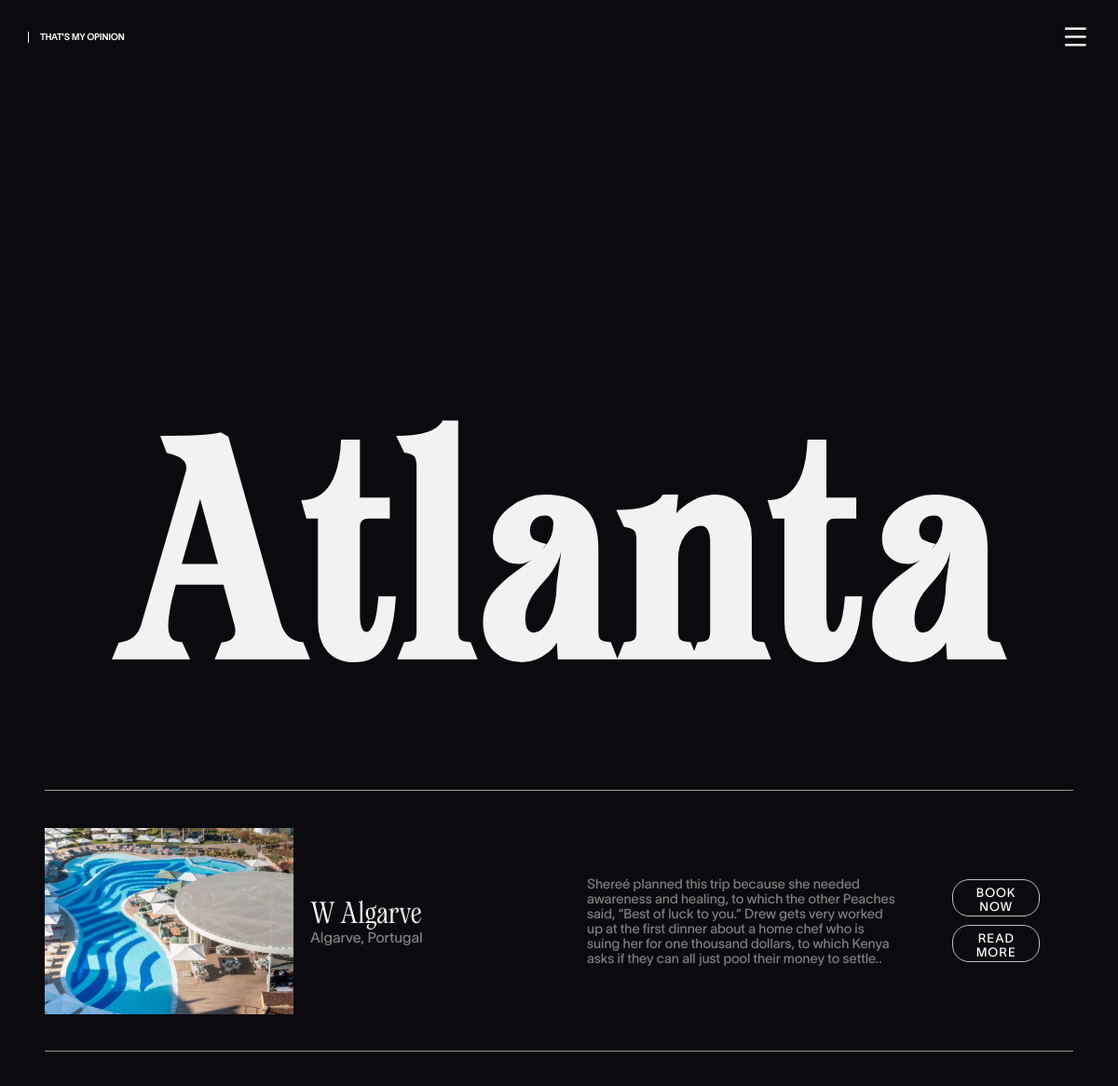
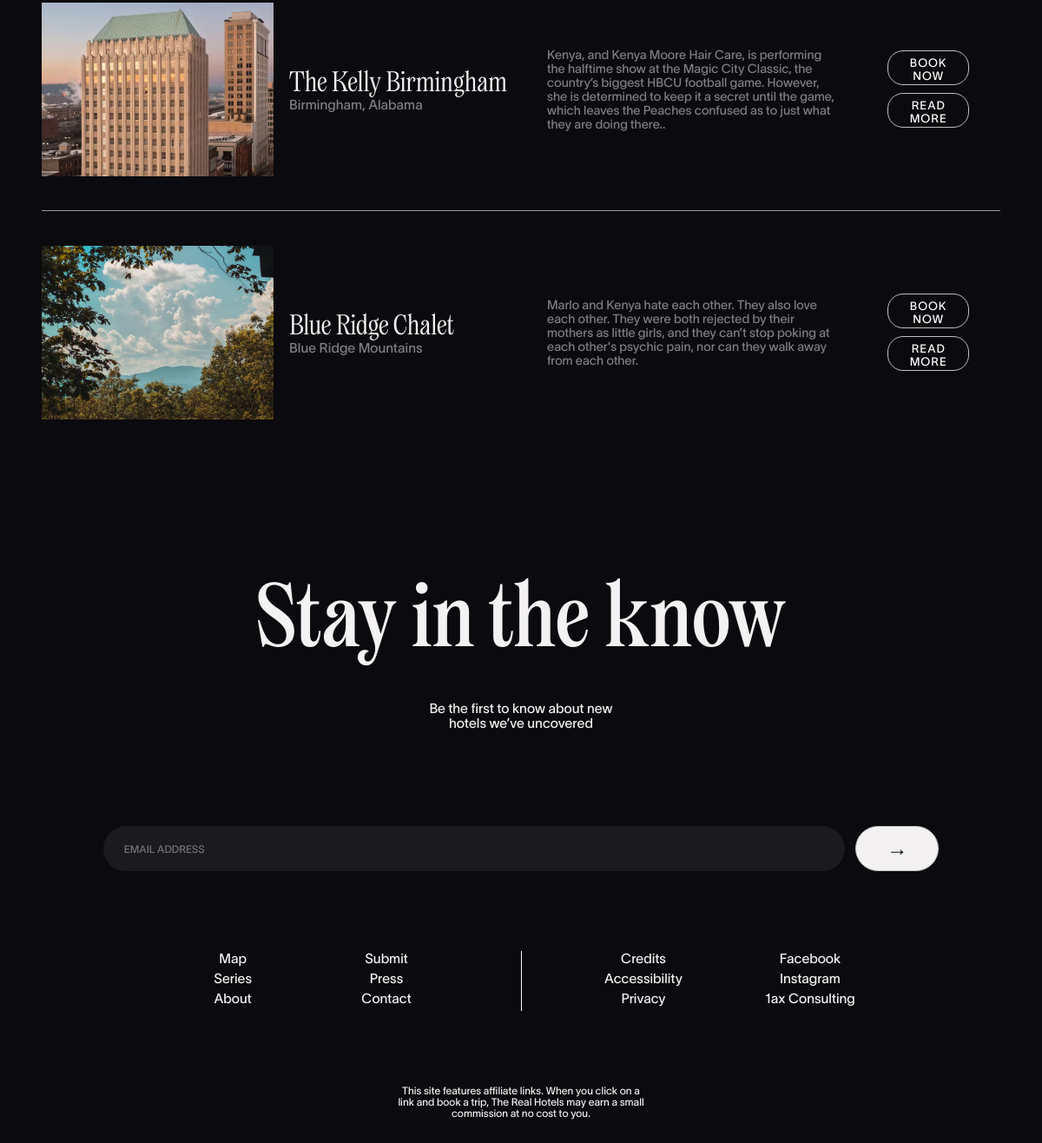
The app's page /html/Atlanta.php?cityId=300 with its own data (2 pictures, top to bottom).
### tables this page shows
CREATE TABLE `create_intern_package` (
  `CIPackage_Id` int(50) NOT NULL,
  `Package_Name` varchar(100) NOT NULL,
  `Package_Type` varchar(50) NOT NULL,
  `Package_Location` varchar(100) NOT NULL,
  `Price` varchar(50) NOT NULL,
  `Package_Feature` varchar(300) NOT NULL,
  `Phone` varchar(20) NOT NULL,
  `Package_Image` varchar(100) NOT NULL,
  `City` varchar(50) NOT NULL,
  `Package_Details` varchar(300) NOT NULL
);

### html/Atlanta.php (the view, shortened to what this page needs)
<?php
include("../config/connection.php");
 $City_Id = $_GET['cityId'];
$sql = "select * from city where City_Id = $City_Id";
$result = $conn->query($sql);
$row = mysqli_fetch_assoc($result);
$City_Name = $row['City_Name'];
$queryfordata = mysqli_query($conn, "select * from create_intern_package where City ='$City_Name'");
?>
<!DOCTYPE html>
<html lang="en">
<head>
    <link rel="stylesheet"href="https://cdn.jsdelivr.net/npm/locomotive-scroll@3.5.4/dist/locomotive-scroll.css" />
    <link rel="stylesheet" href="../css/new-york.css" />
    <link href="https://cdn.jsdelivr.net/npm/remixicon@4.3.0/fonts/remixicon.css" rel="stylesheet"/>
</head>
<body>
    <div class="main">
    <div class="page1">
            <div class="nav">
                    <div class="nav-part1">
                        <h5>That's my opinion</h5>
                    </div>
                    <i class="ri-menu-line open"></i>
                </div>
                 <div class="header">
                    <h1 >Atlanta</h1>
                 </div>
            </div>
        <div class="page2">
         <?php
        if (mysqli_num_rows($queryfordata) > 0) {
                    while ($rowdata = mysqli_fetch_assoc($queryfordata)) {
           ?>
            <div class="booking">
                <div class="booking1">
                    <div class="book-part1">
                        <img src="<?php echo $rowdata['Package_Image']; ?>" alt="">
                    </div>
                    <div class="book-part2">
                        <h2><?php echo $rowdata['Package_Name'] ?></h2>
                        <h4><?php echo $rowdata['Package_Location'] ?></h4>
                    </div>
                </div>
                <div class="booking2">
                    <div class="book-part3">
                        <h5><?php echo $rowdata['Package_Feature'] ?></h5>
                    </div>
                    <div class="book-part4"  >
                   <button> <a href="../International_book/book_form.php ?Id=<?php echo $rowdata['CIPackage_Id'] ?>">Book now</a></button>
                   <button> <a href="./read_more.php ?Intern_Id=<?php echo $rowdata['CIPackage_Id'] ?>">read more</a></button>
                    </div>
                </div>
            </div>
            <?php
                    }
                 }
            ?>
        </div>
        <div class="lastPage1">
            <h1>Stay in the know</h1>
            <h3>Be the first to know about new <br> hotels we’ve uncovered</h3>
            <form action="">
                <input type="email" name="" id="" placeholder="EMAIL ADDRESS">
                <button>&rarr;</button>
            </form>
            <div class="lastPage2">
                <div class="last-part1">
                    <div class="last-part11">
                        <h3>map</h3>
                        <h3>Series </h3>
                        <h3>About</h3>
                    </div>
                    <div class="last-part11">
                        <h3>submit</h3>
                        <h3>press</h3>
                        <h3>contact</h3>
                    </div>
                </div>
                <div class="last-part2">
                    <div class="last-part11">
                        <h3>credits</h3>
                        <h3>accessibility </h3>
                        <h3>privacy</h3>
                    </div>
                    <div class="last-part11">
                        <h3>facebook</h3>
                        <h3>instagram</h3>
                        <h3>1ax consulting</h3>
                    </div>
                </div>
            </div>
            <h5>This site features affiliate links. When you click on a  <br> link and book a trip, The Real Hotels may earn a small  <br> commission at no cost to you.</h5>
        </div>
    </div>
</body>
</html>

### css/new-york.css (style rules this page uses)
* { padding: 0%; margin: 0%; box-sizing: border-box; color: #f3f1f1; }
html, body { height: 100%; width: 100%; }
.main { width: 100%; overflow-x: hidden; background-color: #0b0a0e; }
.page1 { width: 100%; height: 100vh; position: relative; }
.nav { width: 100%; height: 10vh; color: #f3f1f1; align-items: center; justify-content: space-between; display: flex; padding: 2.5vw; font-family: twl; }
.nav-part1 h5 { padding-left: 1vw; border-left: 1px solid #f3f1f1; text-transform: uppercase; line-height: 1.3; font-size: 0.8vw; }
.nav i { font-size: 2.5vw; font-weight: 400; }
.header { position: absolute; bottom: 10%; width: 100%; height: 30vh; display: flex; align-items: center; object-fit: cover; justify-content: center; }
.header h1 { text-align: center; color: #f3f1f1; font-size: 25vw; letter-spacing: 1vw; text-transform: capitalize; font-family: regular; }
.page2 { min-height: 100vh; width: 100%; background-color: #0b0a0e; padding: 4vw; }
.booking { width: 100%; height: 35vh; color: white; border-top: 1px solid rgb(155, 151, 151); align-items: center; justify-content: space-around; display: flex; }
.booking1 { width: 50%; display: flex; align-items: center; gap: 1.5vw; height: 100%; justify-content: center; }
.booking2 { width: 50%; height: 100%; align-items: center; justify-content: space-between; display: flex; }
.book-part1 { width: 50%; height: 25vh; }
.book-part1 img { width: 100%; height: 100%; object-fit: cover; background-position: center; background-size: cover; }
.book-part2 { width: 50%; height: 25vh; justify-content: center; display: flex; flex-direction: column; }
.book-part2 h2 { font-family: regular2; font-weight: 400; font-size: 2.5vw; }
.book-part2 h4 { font-family: twl; font-size: 1.3vw; font-weight: 400; opacity: 0.5; }
.book-part3 { width: 60%; margin-left: 2.5vw; align-items: center; justify-content: center; display: flex; height: 25vh; }
.book-part3 h5 { font-family: twl; font-size: 1.2vw; font-weight: 200; opacity: 0.5; }
.book-part4 { display: flex; width: 30%; padding: 2vw; justify-content: center; flex-direction: column; align-items: center; gap: 0.8vw; }
.book-part4 button { width: 80%; letter-spacing: 1px; height: 5vh; background-color: transparent; text-align: center; text-transform: uppercase; padding: 0.5vw; cursor: pointer; border: 1px solid silver; font-weight: 500; font-family: twl; color: white; transition: all ease 0.4s; position: relative; border-radius: 1.5vw; overflow: hidden; }
.book-part4 button::after { content: ""; position: absolute; height: 100%; width: 100%; background-color: white; left: 0; bottom: -100%; border-radius: 50%; transition: all ease 0.4s; }
.book-part4 button a { color: white; text-decoration: none; position: relative; z-index: 9; }
.lastPage1 { width: 100%; min-height: 100vh; font-family: twl; font-weight: 400; align-items: center; justify-content: center; display: flex; color: #f3f1f1; flex-direction: column; }
.lastPage1 h1 { font-family: regular; font-weight: 400; font-size: 8vw; margin-bottom: 5vh; }
.lastPage1 h3 { text-align: center; font-weight: 400; font-size: 1.3vw; margin-bottom: 13vh; }
.lastPage1 form { width: 90%; height: 8vh; padding: 0.5vw; align-items: center; justify-content: center; display: flex; }
.lastPage1 input { width: 80%; height: 100%; font-size: 1vw; outline: none; font-family: twl; padding: 0 2vw; border-radius: 8vh; color: #f3f1f1; background-color: #1b1a1e; border: none; }
.lastPage1 button { font-size: 2vw; width: 8vw; height: 100%; margin-left: 1vw; background-color: #f3f1f1; border: 1px solid silver; color: #0b0a0e; border-radius: 5vw; }
.lastPage2 { width: 80%; min-height: 30vh; display: flex; align-items: center; justify-content: space-between; }
.last-part1 { width: 50%; height: 50%; display: flex; align-items: center; justify-content: space-evenly; }
.last-part11 h3 { margin-bottom: 0.5vw; text-transform: capitalize; text-align: center; }
.last-part2 { border-left: 1px solid white; width: 50%; height: 50%; display: flex; align-items: center; justify-content: space-evenly; }
.lastPage1 h5 { font-weight: 400; font-size: 1vw; text-align: center; }

### records on screen
create_intern_package: Package_Image (picture), Package_Name "W Algarve", Package_Location "Algarve, Portugal", Package_Feature "Shereé planned this trip because she needed awareness and healing, to which the other Peaches said, “Best of luck to you.” Drew gets very worked up at the first dinner about a home chef who is suing her for one thousand dollars, to which Kenya asks if they can all just pool their money to settle.."
create_intern_package: Package_Image (picture), Package_Name "The Kelly Birmingham", Package_Location "Birmingham, Alabama", Package_Feature "Kenya, and Kenya Moore Hair Care, is performing the halftime show at the Magic City Classic, the country’s biggest HBCU football game. However, she is determined to keep it a secret until the game, which leaves the Peaches confused as to just what they are doing there.."
create_intern_package: Package_Image (picture), Package_Name "Blue Ridge Chalet", Package_Location "Blue Ridge Mountains", Package_Feature "Marlo and Kenya hate each other. They also love each other. They were both rejected by their mothers as little girls, and they can’t stop poking at each other's psychic pain, nor can they walk away from each other."
